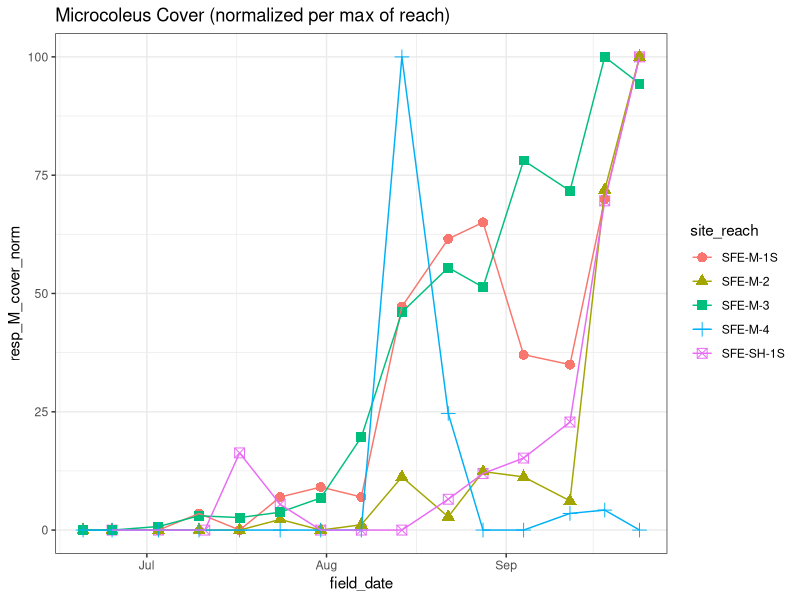
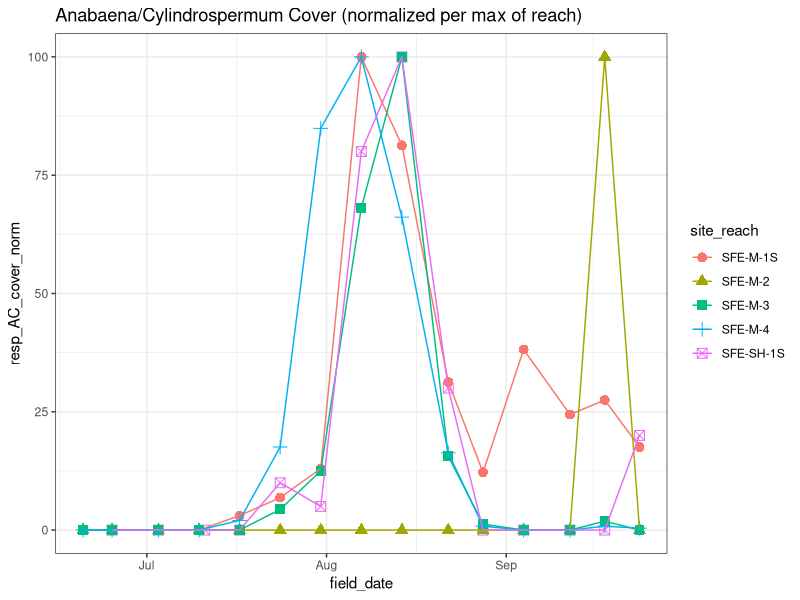

These charts were generated, in order, by the following R code: (Note: this script raises an error after producing the figures.)
#### predictive modeling covariate exploration
### Jordan Zabrecky
## last edited: 04.25.2025

# This code explores response variables covariates that may be used in 
# predictive models

#### (1) Loading libraries & data ####

# loading libraries
lapply(c("tidyverse"), require, character.only = T)

# loading in normalized/standardized data
norm_data <- read.csv("./data/predictive_models/inputs.csv") %>% 
  mutate(field_date = ymd(field_date))

# loading in raw data
raw_data <- read.csv("./data/field_and_lab/sfkeel23_combined.csv") %>%
  mutate(field_date = ymd(field_date))

#### (2) Plotting response variables ####

# set theme for all plots
theme_set(theme_bw())

# normalized Microcoleus cover (quadrat metric)
ggplot(data = norm_data, aes(x = field_date, y = resp_M_cover_norm)) +
  geom_point(aes(color = site_reach, shape = site_reach), size = 3) +
  geom_line(aes(color = site_reach)) +
  ggtitle("Microcoleus Cover (normalized per max of reach)")

# normalized Anabaena/Cylindrospermum cover (quadrat metric)
ggplot(data = norm_data, aes(x = field_date, y = resp_AC_cover_norm)) +
  geom_point(aes(color = site_reach, shape = site_reach), size = 3) +
  geom_line(aes(color = site_reach)) +
  ggtitle("Anabaena/Cylindrospermum Cover (normalized per max of reach)")
# may want to consider throwing out site 2 since mostly Anabaena
# accumulated on the banks at this site and the one time it appeared in
# quadrat was Cylindrospermum in upstream transect (shallow pool)

# normalized Microcoleus presence (proportion of transects)
ggplot(data = norm_data, aes(x = field_date, y = resp_M_pres_norm)) +
  geom_point(aes(color = site_reach, shape = site_reach), size = 3) +
  geom_line(aes(color = site_reach)) +
  ggtitle("Proportion of Transects with Microcoleus Present (normalized per max of reach)")

# normalized Anabaena/Cylindrospermum presence (proportion of transects)
ggplot(data = norm_data, aes(x = field_date, y = resp_AC_pres_norm)) +
  geom_point(aes(color = site_reach, shape = site_reach), size = 3) +
  geom_line(aes(color = site_reach)) +
  ggtitle("Proportion of Transects with Anabaena/Cylindrospermum Present (normalized per max of reach)")

# normalized Microcoleus anatoxin concentrations
ggplot(data = norm_data, aes(x = field_date, y = resp_M_atx_norm)) +
  geom_point(aes(color = site_reach, shape = site_reach)) +
  geom_line(aes(color = site_reach)) +
  ggtitle("Microcoleus anatoxin concentrations (normalized per max of reach)")
# want to consider if we want to have a statement where no anatoxins
# are predicted if there is no presence 
# (i.e. proportion of transects present == 0)

# normalized Anabaena/Cylindrospermum anatoxin concentrations
ggplot(data = norm_data, aes(x = field_date, y = resp_AC_atx_norm)) +
  geom_point(aes(color = site_reach, shape = site_reach)) +
  geom_line(aes(color = site_reach)) +
  ggtitle("Anabaena/Cylindrospermum anatoxin concentrations (normalized per max of reach)")

#### (3) Plotting covariates ####

## Physical covariates

# temperature
ggplot(data = norm_data, aes(x = field_date, y = temp_C)) +
  geom_point(aes(color = site_reach, shape = site_reach)) +
  geom_line(aes(color = site_reach)) +
  ggtitle("Water temperature (standardized per reach)")

# discharge
ggplot(data = norm_data, aes(x = field_date, y = discharge_m3_s)) +
  geom_point(aes(color = site_reach, shape = site_reach)) +
  geom_line(aes(color = site_reach)) +
  ggtitle("Discharge (standardized per site)")

## Water Quality covariates

# phosphate
ggplot(data = norm_data, aes(x = field_date, y = oPhos_ug_P_L)) +
  geom_point(aes(color = site_reach, shape = site_reach)) +
  geom_line(aes(color = site_reach)) +
  ggtitle("Phosphate (standardized per reach)")

# ammonium
ggplot(data = norm_data, aes(x = field_date, y = ammonium_mg_N_L)) +
  geom_point(aes(color = site_reach, shape = site_reach)) +
  geom_line(aes(color = site_reach)) +
  ggtitle("Ammonium (standardized per reach)")

# nitrate
ggplot(data = norm_data, aes(x = field_date, y = nitrate_mg_N_L)) +
  geom_point(aes(color = site_reach, shape = site_reach)) +
  geom_line(aes(color = site_reach)) +
  ggtitle("Nitrate (standardized per reach)")
# outlier for SFE-M-3 at end of July

# dissolved inorganic nitrogen (DIN; amm + nitrate)
ggplot(data = norm_data, aes(x = field_date, y = DIN_mg_N_L)) +
  geom_point(aes(color = site_reach, shape = site_reach)) +
  geom_line(aes(color = site_reach)) +
  ggtitle("DIN (standardized per reach)")

# conductivity
ggplot(data = norm_data, aes(x = field_date, y = cond_uS_cm)) +
  geom_point(aes(color = site_reach, shape = site_reach)) +
  geom_line(aes(color = site_reach)) +
  ggtitle("Conductivity (standardized per reach)")

# total dissolved carbon (TDC)
ggplot(data = norm_data, aes(x = field_date, y = TDC_mg_L)) +
  geom_point(aes(color = site_reach, shape = site_reach)) +
  geom_line(aes(color = site_reach)) +
  ggtitle("TDC (standardized per reach)")
# very variable? likely will not use this data

# dissolved organic carbon (DOC)
ggplot(data = norm_data, aes(x = field_date, y = DOC_mg_L)) +
  geom_point(aes(color = site_reach, shape = site_reach)) +
  geom_line(aes(color = site_reach)) +
  ggtitle("DOC (standardized per reach)")
# decrease at end of season; likely will not use this data though

## Biological covariates

# GPP
ggplot(data = norm_data, aes(x = field_date, y = GPP_median_fourdaysprior)) +
  geom_point(aes(color = site_reach, shape = site_reach)) +
  geom_line(aes(color = site_reach)) +
  ggtitle("GPP (standardized per site)")

# Microcoleus cover
ggplot(data = norm_data, aes(x = field_date, y = resp_M_cover_stnd)) +
  geom_point(aes(color = site_reach, shape = site_reach)) +
  geom_line(aes(color = site_reach)) +
  ggtitle("Microcoleus (standardized per reach)")

# Anabaena/Cylindrospermum cover
ggplot(data = norm_data, aes(x = field_date, y = resp_AC_cover_stnd)) +
  geom_point(aes(color = site_reach, shape = site_reach)) +
  geom_line(aes(color = site_reach)) +
  ggtitle("Anabaena/Cylindrospermum (standardized per reach)")

#### (4) Checking for covariance ####

# covariance matrix
cov(norm_data[,4:23] %>% na.omit())

## notes:
# none appear to be greater than 0.7 except nitrate w/ DIN 
# this is to be expected; we are just using DIN in place of nitrate